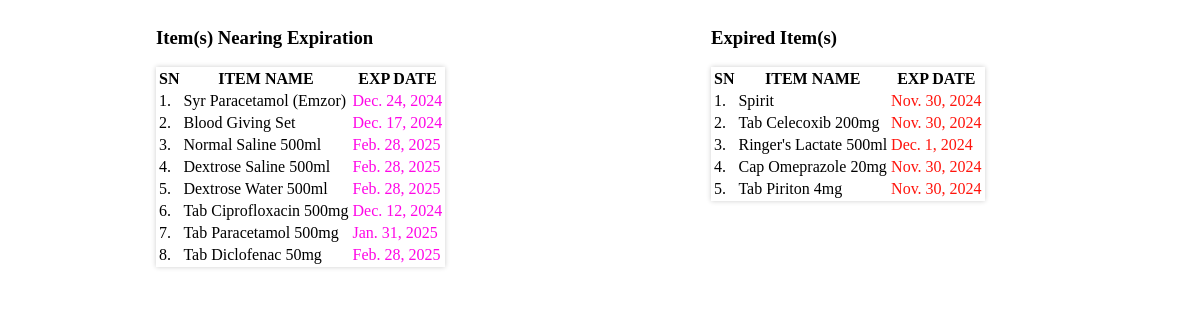
/exp_date_alert/ (signed in), run on the app's committed database.
### app/models.py (models this page shows, shortened)
class Item(models.Model):
    MARKUP_CHOICES = [
        (0, 'No markup'),
        (2.5, '2.5% markup'),
        (5, '5% markup'),
        (7.5, '7.5% markup'),
        (10, '10% markup'),
        (12.5, '12.5% markup'),
        (15, '15% markup'),
        (17.5, '17.5% markup'),
        (20, '20% markup'),
        (22.5, '22.5% markup'),
        (25, '25% markup'),
        (27.5, '27.5% markup'),
        (30, '30% markup'),
        (32.5, '32.5% markup'),
        (35, '35% markup'),
        (37.5, '37.5% markup'),
        (40, '40% markup'),
        (42.5, '42.5% markup'),
        (45, '45% markup'),
        (47.5, '47.5% markup'),
        (50, '50% markup'),
        (57.5, '57.5% markup'),
        (60, '60% markup'),
        (62.5, '62.5% markup'),
        (65, '65% markup'),
        (67.5, '67.5% markup'),
        (70, '70% markup'),
        (72., '72.% markup'),
        (75, '75% markup'),
        (77.5, '77.5% markup'),
        (80, '80% markup'),
        (82.5, '82.% markup'),
        (85, '85% markup'),
        (87.5, '87.5% markup'),
        (90, '90% markup'),
        (92., '92.% markup'),
        (95, '95% markup'),
        (97.5, '97.5% markup'),
        (100, '100% markup'),
    ]
    UNIT_CHOICES = [
        ('unit', 'Select Unit'),
        ('PCS', 'Pieces'),
        ('TAB', 'Tablets'),
        ('CAP', 'Capsules'),
        ('TIN', 'Tins'),
        ('BTL', 'Bottles'),
        ('PCK', 'Packets'),
        ('ROLL', 'Rolls'),
        ('CTN', 'Cartons'),
        ('AMP', 'Ampules'),
        ('VAIL', 'Vail'),
    ]
    name = models.CharField(max_length=100)
    unit = models.CharField(max_length=10, choices=UNIT_CHOICES, default='unit')
    cost = models.DecimalField(max_digits=10, decimal_places=2, default=0)
    price = models.DecimalField(max_digits=10, decimal_places=2)
    stock_quantity = models.IntegerField()
    exp_date = models.DateField()
    markup_percentage = models.IntegerField(choices=MARKUP_CHOICES, default=0)

### app/views.py (the view)
# urls.py: path('exp_date_alert/', views.exp_date_alert, name='exp_date_alert'),
@login_required
def exp_date_alert(request):
    alert_threshold = timezone.now() + timedelta(days=90)
    expiring_items = Item.objects.filter(exp_date__lte=alert_threshold, exp_date__gt=timezone.now())
    expired_items = Item.objects.filter(exp_date__lt=timezone.now())
    for expired_item in expired_items:
        if expired_item.stock_quantity > 0:
            expired_item.stock_quantity = 0
            expired_item.save()
    return render(request, 'partials/exp_date_alert.html', {
        'expired_items': expired_items,
        'expiring_items': expiring_items,
    })

### app/templates/partials/exp_date_alert.html (shortened to what this page needs)
<!DOCTYPE html>
<html lang="en">
<head>
</head>
<body>
    {% block content %}
    <div class="box">
        <div class="near_exp">
            <h3>Item(s) Nearing Expiration</h3>
            {% if expiring_items %}
            <table class="table table-hover" style="box-shadow: 0 0 5px rgba(0, 0, 0, 0.2);">
                <thead class="table-success">
                    <tr>
                        <th>SN</th>
                        <th>ITEM NAME</th>
                        <th>EXP DATE</th>
                    </tr>
                </thead>
                <tbody>
                    {% for item in expiring_items %}
                    <tr>
                        <td>{{ forloop.counter}}.</td>
                        <td>{{ item.name|title }}</td>
                        <td style="color: rgb(255, 6, 230);">{{ item.exp_date }}</td>
                    </tr>
                    {% endfor %}
                </tbody>
            </table>
            {% else %}
            <p class="col-md-10 offset-md-1">No items are nearing expiration within the next 90 days.</p>
            {% endif %}
        </div>
        <div class="expired">
            <h3>Expired Item(s)</h3>
            {% if expired_items %}
            <table class="table table-hover" style="box-shadow: 0 0 5px rgba(0, 0, 0, 0.2);">
                <thead class="table-danger">
                    <tr>
                        <th>SN</th>
                        <th>ITEM NAME</th>
                        <th>EXP DATE</th>
                    </tr>
                </thead>
                <tbody>
                    {% for item in expired_items %}
                    <tr>
                        <td>{{ forloop.counter}}.</td>
                        <td>{{ item.name|title }}</td>
                        <td style="color: rgb(255, 20, 12);">{{ item.exp_date }}</td>
                    </tr>
                    {% endfor %}
                </tbody>
            </table>
            {% else %}
            <p class="col-md-8 offset-md-2">No items have expired.</p>
            {% endif %}
        </div>
    </div>
    {% endblock %}
</body>
</html>

### app/templates/partials/exp_date_alert.html (style rules this page uses)
.box { display: grid; grid-template-columns: 1fr 1fr; column-gap: 30px; max-width: 1500px; margin-left: 8em; }
.near_exp { width: 100%; margin-left: 20px; }
.expired { width: 100%; margin-left: 2rem; }

### data on the page
Item: name "Syr Paracetamol (Emzor)", exp_date "Dec. 24, 2024"
Item: name "Blood Giving Set", exp_date "Dec. 17, 2024"
Item: name "Normal Saline 500ml", exp_date "Feb. 28, 2025"
Item: name "Dextrose Saline 500ml", exp_date "Feb. 28, 2025"
Item: name "Dextrose Water 500ml", exp_date "Feb. 28, 2025"
Item: name "Tab Ciprofloxacin 500mg", exp_date "Dec. 12, 2024"
Item: name "Tab Paracetamol 500mg", exp_date "Jan. 31, 2025"
Item: name "Tab Diclofenac 50mg", exp_date "Feb. 28, 2025"
Item: name "Spirit", exp_date "Nov. 30, 2024"
Item: name "Tab Celecoxib 200mg", exp_date "Nov. 30, 2024"
Item: name "Ringer's Lactate 500ml", exp_date "Dec. 1, 2024"
Item: name "Cap Omeprazole 20mg", exp_date "Nov. 30, 2024"
Item: name "Tab Piriton 4mg", exp_date "Nov. 30, 2024"
